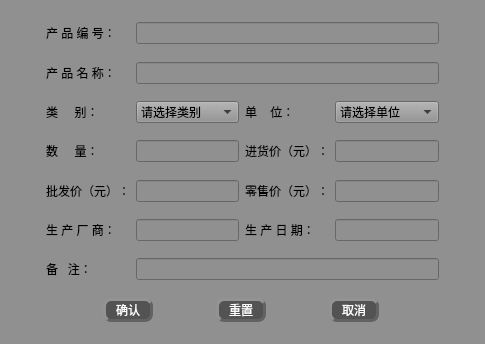
<?xml version="1.0" encoding="UTF-8"?>
<ui version="4.0">
 <class>product_modify2</class>
 <widget class="QWidget" name="product_modify2">
  <property name="geometry">
   <rect>
    <x>0</x>
    <y>0</y>
    <width>485</width>
    <height>344</height>
   </rect>
  </property>
  <property name="windowTitle">
   <string>Form</string>
  </property>
  <property name="windowIcon">
   <iconset>
    <activeon>:/qt 图标/修改.png</activeon>
   </iconset>
  </property>
  <property name="styleSheet">
   <string notr="true">font: 75 12pt &quot;楷体&quot;;
background-color: rgb(144, 144, 144);
color:rgb(0, 0, 0)</string>
  </property>
  <layout class="QGridLayout" name="gridLayout">
   <item row="4" column="1">
    <spacer name="verticalSpacer_7">
     <property name="orientation">
      <enum>Qt::Vertical</enum>
     </property>
     <property name="sizeHint" stdset="0">
      <size>
       <width>20</width>
       <height>40</height>
      </size>
     </property>
    </spacer>
   </item>
   <item row="6" column="1">
    <spacer name="verticalSpacer_6">
     <property name="orientation">
      <enum>Qt::Vertical</enum>
     </property>
     <property name="sizeHint" stdset="0">
      <size>
       <width>20</width>
       <height>40</height>
      </size>
     </property>
    </spacer>
   </item>
   <item row="1" column="1">
    <widget class="QLabel" name="label">
     <property name="text">
      <string>产 品 编 号：</string>
     </property>
    </widget>
   </item>
   <item row="7" column="1">
    <widget class="QLabel" name="label_5">
     <property name="text">
      <string>数     量：</string>
     </property>
    </widget>
   </item>
   <item row="5" column="2">
    <widget class="QComboBox" name="comboBox">
     <item>
      <property name="text">
       <string>请选择类别</string>
      </property>
     </item>
     <item>
      <property name="text">
       <string>五金</string>
      </property>
     </item>
     <item>
      <property name="text">
       <string>服装</string>
      </property>
     </item>
     <item>
      <property name="text">
       <string>电子产品</string>
      </property>
     </item>
    </widget>
   </item>
   <item row="5" column="4">
    <widget class="QComboBox" name="comboBox_2">
     <item>
      <property name="text">
       <string>请选择单位</string>
      </property>
     </item>
     <item>
      <property name="text">
       <string>箱</string>
      </property>
     </item>
     <item>
      <property name="text">
       <string>台</string>
      </property>
     </item>
     <item>
      <property name="text">
       <string>件</string>
      </property>
     </item>
     <item>
      <property name="text">
       <string>袋</string>
      </property>
     </item>
     <item>
      <property name="text">
       <string>吨</string>
      </property>
     </item>
     <item>
      <property name="text">
       <string>卷</string>
      </property>
     </item>
     <item>
      <property name="text">
       <string>支</string>
      </property>
     </item>
    </widget>
   </item>
   <item row="7" column="3">
    <widget class="QLabel" name="label_6">
     <property name="text">
      <string>进货价（元）：</string>
     </property>
    </widget>
   </item>
   <item row="1" column="2" colspan="3">
    <widget class="QLineEdit" name="lineEdit">
     <property name="cursor">
      <cursorShape>ForbiddenCursor</cursorShape>
     </property>
     <property name="focusPolicy">
      <enum>Qt::NoFocus</enum>
     </property>
    </widget>
   </item>
   <item row="13" column="2" colspan="3">
    <widget class="QLineEdit" name="lineEdit_9"/>
   </item>
   <item row="11" column="1">
    <widget class="QLabel" name="label_9">
     <property name="text">
      <string>生 产 厂 商：</string>
     </property>
    </widget>
   </item>
   <item row="15" column="1" colspan="4">
    <layout class="QHBoxLayout" name="horizontalLayout">
     <item>
      <widget class="QPushButton" name="pushButton">
       <property name="maximumSize">
        <size>
         <width>50</width>
         <height>25</height>
        </size>
       </property>
       <property name="styleSheet">
        <string notr="true">QPushButton{
font: 75 11pt &quot;微软雅黑&quot;;
color:rgb(255, 255, 255);
background-color: rgb(83, 83, 83);
border-radius: 8px;
border: 3px groove rgb(98, 98, 98);
border-style: outset;
}
QPushButton:pressed{
border-style: inset;
}
QPushButton:hover{
background-color:rgb(0, 0, 0);
}

</string>
       </property>
       <property name="text">
        <string>确认</string>
       </property>
      </widget>
     </item>
     <item>
      <widget class="QPushButton" name="pushButton_3">
       <property name="maximumSize">
        <size>
         <width>50</width>
         <height>25</height>
        </size>
       </property>
       <property name="styleSheet">
        <string notr="true">QPushButton{
font: 75 11pt &quot;微软雅黑&quot;;
color:rgb(255, 255, 255);
background-color: rgb(83, 83, 83);
border-radius: 8px;
border: 3px groove rgb(98, 98, 98);
border-style: outset;
}
QPushButton:pressed{
border-style: inset;
}
QPushButton:hover{
background-color:rgb(0, 0, 0);
}

</string>
       </property>
       <property name="text">
        <string>重置</string>
       </property>
      </widget>
     </item>
     <item>
      <widget class="QPushButton" name="pushButton_2">
       <property name="maximumSize">
        <size>
         <width>50</width>
         <height>25</height>
        </size>
       </property>
       <property name="styleSheet">
        <string notr="true">QPushButton{
font: 75 11pt &quot;微软雅黑&quot;;
color:rgb(255, 255, 255);
background-color: rgb(83, 83, 83);
border-radius: 8px;
border: 3px groove rgb(98, 98, 98);
border-style: outset;
}
QPushButton:pressed{
border-style: inset;
}
QPushButton:hover{
background-color:rgb(0, 0, 0);
}

</string>
       </property>
       <property name="text">
        <string>取消</string>
       </property>
      </widget>
     </item>
    </layout>
   </item>
   <item row="16" column="1">
    <spacer name="verticalSpacer">
     <property name="orientation">
      <enum>Qt::Vertical</enum>
     </property>
     <property name="sizeHint" stdset="0">
      <size>
       <width>20</width>
       <height>40</height>
      </size>
     </property>
    </spacer>
   </item>
   <item row="14" column="1">
    <spacer name="verticalSpacer_2">
     <property name="orientation">
      <enum>Qt::Vertical</enum>
     </property>
     <property name="sizeHint" stdset="0">
      <size>
       <width>20</width>
       <height>40</height>
      </size>
     </property>
    </spacer>
   </item>
   <item row="8" column="1">
    <spacer name="verticalSpacer_5">
     <property name="orientation">
      <enum>Qt::Vertical</enum>
     </property>
     <property name="sizeHint" stdset="0">
      <size>
       <width>20</width>
       <height>40</height>
      </size>
     </property>
    </spacer>
   </item>
   <item row="3" column="2" colspan="3">
    <widget class="QLineEdit" name="lineEdit_2"/>
   </item>
   <item row="7" column="0">
    <spacer name="horizontalSpacer_2">
     <property name="orientation">
      <enum>Qt::Horizontal</enum>
     </property>
     <property name="sizeHint" stdset="0">
      <size>
       <width>40</width>
       <height>20</height>
      </size>
     </property>
    </spacer>
   </item>
   <item row="7" column="5">
    <spacer name="horizontalSpacer">
     <property name="orientation">
      <enum>Qt::Horizontal</enum>
     </property>
     <property name="sizeHint" stdset="0">
      <size>
       <width>40</width>
       <height>20</height>
      </size>
     </property>
    </spacer>
   </item>
   <item row="2" column="1">
    <spacer name="verticalSpacer_8">
     <property name="orientation">
      <enum>Qt::Vertical</enum>
     </property>
     <property name="sizeHint" stdset="0">
      <size>
       <width>20</width>
       <height>40</height>
      </size>
     </property>
    </spacer>
   </item>
   <item row="0" column="1">
    <spacer name="verticalSpacer_9">
     <property name="orientation">
      <enum>Qt::Vertical</enum>
     </property>
     <property name="sizeHint" stdset="0">
      <size>
       <width>20</width>
       <height>40</height>
      </size>
     </property>
    </spacer>
   </item>
   <item row="5" column="1">
    <widget class="QLabel" name="label_3">
     <property name="text">
      <string>类     别：</string>
     </property>
    </widget>
   </item>
   <item row="3" column="1">
    <widget class="QLabel" name="label_2">
     <property name="text">
      <string>产 品 名 称：</string>
     </property>
    </widget>
   </item>
   <item row="13" column="1">
    <widget class="QLabel" name="label_11">
     <property name="text">
      <string>备   注：</string>
     </property>
    </widget>
   </item>
   <item row="5" column="3">
    <widget class="QLabel" name="label_4">
     <property name="text">
      <string>单    位：</string>
     </property>
    </widget>
   </item>
   <item row="9" column="3">
    <widget class="QLabel" name="label_8">
     <property name="text">
      <string>零售价（元）：</string>
     </property>
    </widget>
   </item>
   <item row="9" column="2">
    <widget class="QLineEdit" name="lineEdit_5">
     <property name="alignment">
      <set>Qt::AlignLeading|Qt::AlignLeft|Qt::AlignVCenter</set>
     </property>
    </widget>
   </item>
   <item row="9" column="4">
    <widget class="QLineEdit" name="lineEdit_6"/>
   </item>
   <item row="7" column="4">
    <widget class="QLineEdit" name="lineEdit_4"/>
   </item>
   <item row="9" column="1">
    <widget class="QLabel" name="label_7">
     <property name="text">
      <string>批发价（元）：</string>
     </property>
    </widget>
   </item>
   <item row="11" column="2">
    <widget class="QLineEdit" name="lineEdit_7">
     <property name="cursor">
      <cursorShape>ForbiddenCursor</cursorShape>
     </property>
    </widget>
   </item>
   <item row="11" column="3">
    <widget class="QLabel" name="label_10">
     <property name="text">
      <string>生 产 日 期：</string>
     </property>
    </widget>
   </item>
   <item row="12" column="1">
    <spacer name="verticalSpacer_3">
     <property name="orientation">
      <enum>Qt::Vertical</enum>
     </property>
     <property name="sizeHint" stdset="0">
      <size>
       <width>20</width>
       <height>40</height>
      </size>
     </property>
    </spacer>
   </item>
   <item row="10" column="1">
    <spacer name="verticalSpacer_4">
     <property name="orientation">
      <enum>Qt::Vertical</enum>
     </property>
     <property name="sizeHint" stdset="0">
      <size>
       <width>20</width>
       <height>40</height>
      </size>
     </property>
    </spacer>
   </item>
   <item row="7" column="2">
    <widget class="QLineEdit" name="lineEdit_3"/>
   </item>
   <item row="11" column="4">
    <widget class="QLineEdit" name="lineEdit_8">
     <property name="cursor">
      <cursorShape>ForbiddenCursor</cursorShape>
     </property>
     <property name="focusPolicy">
      <enum>Qt::NoFocus</enum>
     </property>
     <property name="inputMask">
      <string/>
     </property>
     <property name="text">
      <string/>
     </property>
     <property name="alignment">
      <set>Qt::AlignLeading|Qt::AlignLeft|Qt::AlignVCenter</set>
     </property>
    </widget>
   </item>
  </layout>
 </widget>
 <resources/>
 <connections/>
</ui>
